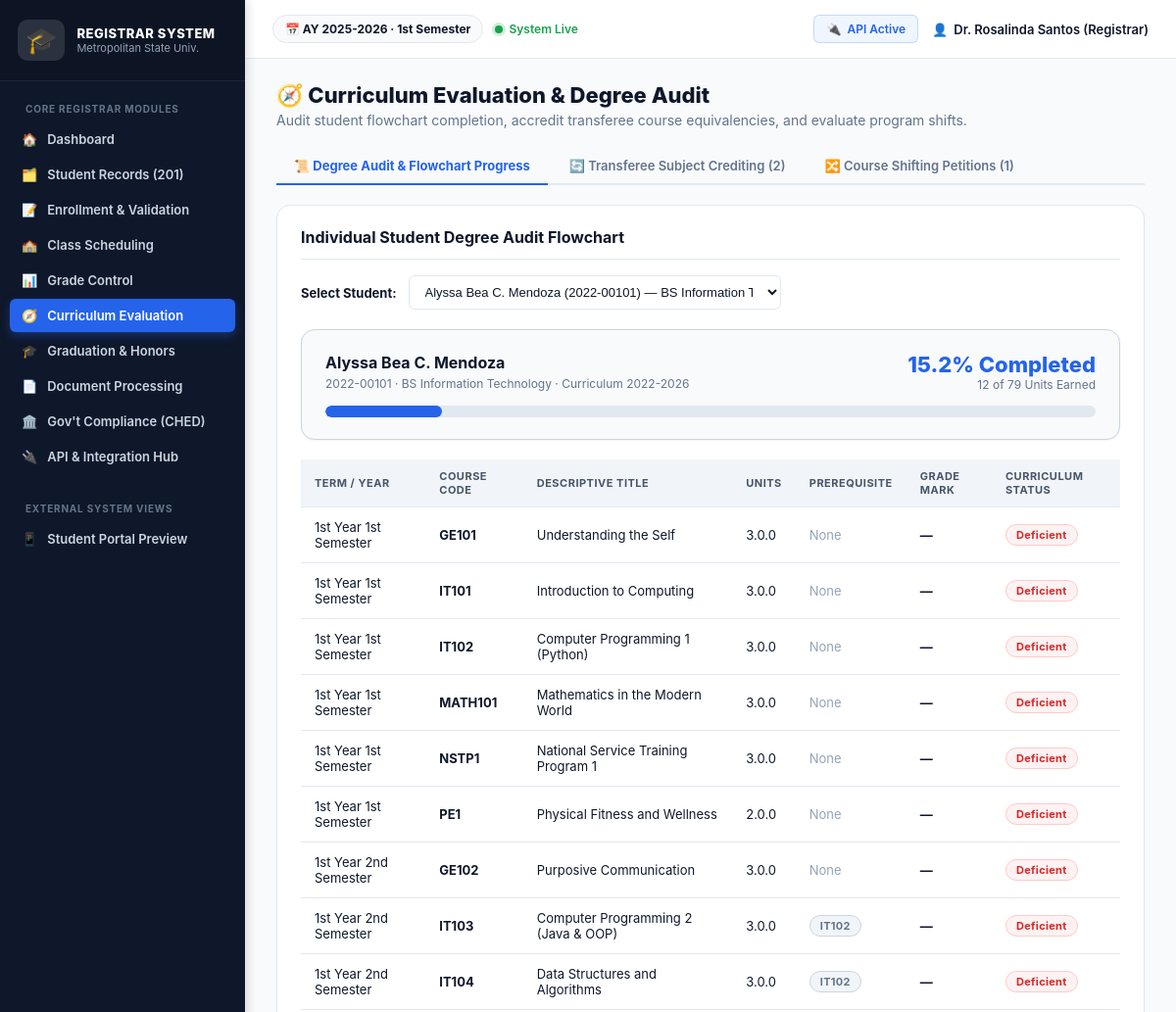
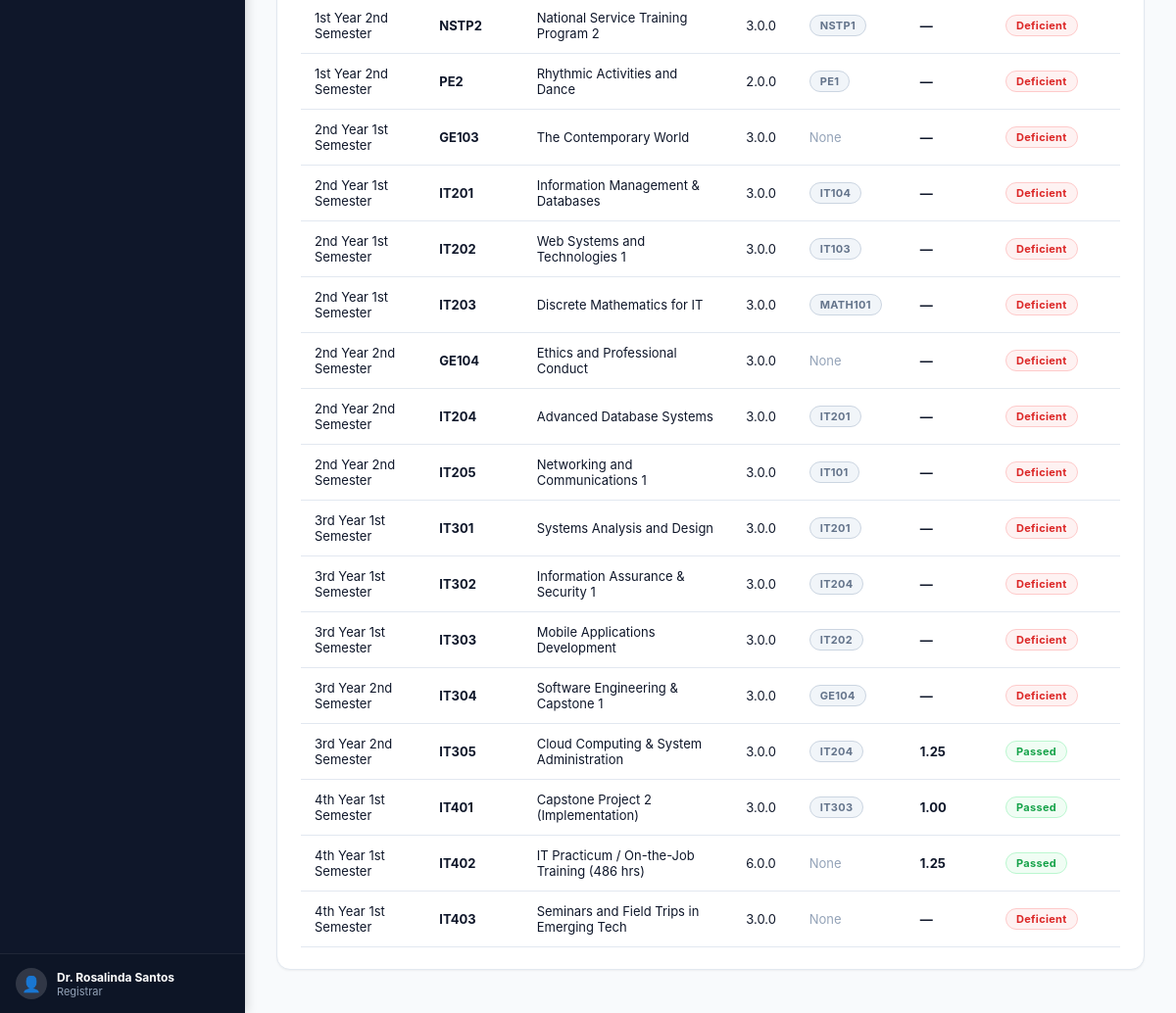
/curriculum_evaluation.php, run on the app's committed database (2 pictures, top to bottom).
### tables this page shows
CREATE TABLE `settings` (
  `key` varchar(50) NOT NULL,
  `value` text NOT NULL,
  `description` varchar(255) DEFAULT NULL,
  PRIMARY KEY (`key`)
);

CREATE TABLE `user` (
  `id` int(11) NOT NULL AUTO_INCREMENT,
  `student_id_number` varchar(30) DEFAULT NULL,
  `name` varchar(150) NOT NULL,
  `email` varchar(150) NOT NULL,
  `password` varchar(255) NOT NULL,
  `role` enum('admin','registrar','student','faculty','guidance') NOT NULL DEFAULT 'student',
  `status` enum('active','inactive') NOT NULL DEFAULT 'active',
  `created_at` datetime NOT NULL DEFAULT current_timestamp(),
  PRIMARY KEY (`id`),
  UNIQUE KEY `email` (`email`),
  UNIQUE KEY `student_id_number` (`student_id_number`)
);

CREATE TABLE `student_profile` (
  `user_id` int(11) NOT NULL,
  `program` varchar(100) NOT NULL DEFAULT 'BS Information Technology',
  `year_level` varchar(50) NOT NULL DEFAULT '1st Year',
  `curriculum_year` varchar(20) NOT NULL DEFAULT '2023-2027',
  `average_grade` decimal(4,2) DEFAULT NULL,
  `academic_status` enum('Good Standing','Probation','Graduating','Graduated','Disqualified') NOT NULL DEFAULT 'Good Standing',
  `enrollment_status` enum('Active','On-Leave','Dropped','Dismissed','Graduated') NOT NULL DEFAULT 'Active',
  `completed_units` int(11) NOT NULL DEFAULT 0,
  `units_remaining` int(11) NOT NULL DEFAULT 144,
  `guidance_clearance_status` enum('Cleared','Pending','Flagged') NOT NULL DEFAULT 'Cleared',
  `guidance_notes` text DEFAULT NULL,
  `contact_number` varchar(30) DEFAULT NULL,
  `address` text DEFAULT NULL,
  `birth_date` date DEFAULT NULL,
  `gender` enum('Male','Female') NOT NULL DEFAULT 'Female',
  PRIMARY KEY (`user_id`),
  CONSTRAINT `student_profile_ibfk_1` FOREIGN KEY (`user_id`) REFERENCES `user` (`id`) ON DELETE CASCADE
);

CREATE TABLE `subjects` (
  `id` int(11) NOT NULL AUTO_INCREMENT,
  `subject_code` varchar(30) NOT NULL,
  `subject_name` varchar(150) NOT NULL,
  `units` decimal(3,1) NOT NULL DEFAULT 3.0,
  `lec_hours` int(11) NOT NULL DEFAULT 3,
  `lab_hours` int(11) NOT NULL DEFAULT 0,
  `prerequisite_subject_id` int(11) DEFAULT NULL,
  `curriculum_program` varchar(100) NOT NULL DEFAULT 'BSIT',
  `year_level` varchar(20) NOT NULL DEFAULT '1st Year',
  `semester` varchar(20) NOT NULL DEFAULT '1st Semester',
  PRIMARY KEY (`id`),
  UNIQUE KEY `subject_code` (`subject_code`),
  KEY `prerequisite_subject_id` (`prerequisite_subject_id`),
  CONSTRAINT `subjects_ibfk_1` FOREIGN KEY (`prerequisite_subject_id`) REFERENCES `subjects` (`id`) ON DELETE SET NULL
);

### curriculum_evaluation.php (the view, shortened to what this page needs)
<?php
require 'config.php';
$tab = $_GET['tab'] ?? 'audit';
$studentsList = $pdo->query("SELECT u.id, u.student_id_number, u.name, sp.program, sp.year_level FROM `user` u JOIN student_profile sp ON sp.user_id = u.id WHERE u.role = 'student' ORDER BY u.name ASC")->fetchAll();
$selectedStudentId = isset($_GET['student_id']) ? (int)$_GET['student_id'] : ($studentsList[0]['id'] ?? 0);
$selectedStudent = null;
$curriculumProgress = [];
$auditStats = ['total' => 0, 'completed' => 0, 'in_progress' => 0, 'deficient' => 0];
if ($selectedStudentId > 0) {
    $stmt = $pdo->prepare("SELECT u.id, u.student_id_number, u.name, u.email, sp.* FROM `user` u JOIN student_profile sp ON sp.user_id = u.id WHERE u.id = ?");
    $stmt->execute([$selectedStudentId]);
    $selectedStudent = $stmt->fetch();
    if ($selectedStudent) {
        $allSubs = $pdo->query("SELECT s.*, p.subject_code as prereq_code FROM subjects s LEFT JOIN subjects p ON p.id = s.prerequisite_subject_id ORDER BY s.year_level ASC, s.semester ASC, s.subject_code ASC")->fetchAll();
        $stmtPassed = $pdo->prepare(
            "SELECT s.id as subject_id, g.grade, g.is_inc, es.status as enrollment_status
             FROM enrolled_subjects es
             JOIN enrollments e ON e.id = es.enrollment_id
             JOIN class_offerings co ON co.id = es.class_offering_id
             JOIN subjects s ON s.id = co.subject_id
             LEFT JOIN grades g ON g.enrolled_subject_id = es.id
             WHERE e.student_id = ?"
        );
        $stmtPassed->execute([$selectedStudentId]);
        $earnedMap = [];
        foreach ($stmtPassed->fetchAll() as $row) {
            $earnedMap[$row['subject_id']] = $row;
        }
        $creditedMap = [];
        foreach ($allSubs as $sub) {
            $subId = $sub['id'];
            $status = 'Deficient';
            $mark = '—';
            $badge = 'badge-missing';
            if (isset($creditedMap[$subId])) {
                $status = 'Credited (Transferee)';
                $mark = $creditedMap[$subId]['prev_grade'];
                $badge = 'badge-approved';
                $auditStats['completed'] += (float)$sub['units'];
            } elseif (isset($earnedMap[$subId])) {
                $e = $earnedMap[$subId];
                if ($e['grade'] !== null && (float)$e['grade'] <= 3.00 && !$e['is_inc']) {
                    $status = 'Passed';
                    $mark = number_format((float)$e['grade'], 2);
                    $badge = 'badge-active';
                    $auditStats['completed'] += (float)$sub['units'];
                } elseif ($e['is_inc']) {
                    $status = 'Incomplete (INC)';
                    $mark = 'INC';
                    $badge = 'badge-inc';
                    $auditStats['in_progress'] += (float)$sub['units'];
                } else {
                    $status = 'Enrolled / In-Progress';
                    $mark = 'Enrolled';
                    $badge = 'badge-open';
                    $auditStats['in_progress'] += (float)$sub['units'];
                }
            } else {
                $auditStats['deficient'] += (float)$sub['units'];
            }
            $auditStats['total'] += (float)$sub['units'];
            $curriculumProgress[] = [
                'code'        => $sub['subject_code'],
                'name'        => $sub['subject_name'],
                'units'       => $sub['units'],
                'prereq'      => $sub['prereq_code'],
                'year_level'  => $sub['year_level'],
                'semester'    => $sub['semester'],
                'status'      => $status,
                'mark'        => $mark,
                'badge'       => $badge
            ];
        }
    }
}
$creditedRecords = $pdo->query(
    "SELECT tcs.*, u.name as student_name, u.student_id_number, s.subject_code as credited_code, s.subject_name as credited_name
     FROM transferee_credited_subjects tcs
     JOIN `user` u ON u.id = tcs.student_id
     JOIN subjects s ON s.id = tcs.credited_to_subject_id
     ORDER BY tcs.evaluated_at DESC"
)->fetchAll();
$shiftingRequests = $pdo->query(
    "SELECT csr.*, u.name as student_name, u.student_id_number, sp.year_level, sp.average_grade
     FROM course_shifting_requests csr
     JOIN `user` u ON u.id = csr.student_id
     JOIN student_profile sp ON sp.user_id = u.id
     ORDER BY csr.requested_at DESC"
)->fetchAll();
?>
<!doctype html>
<html lang="en">
<head>
  <link rel="stylesheet" href="dashboard.css">
</head>
<body class="dashboard-body">
  <?php render_sidebar('curriculum_evaluation.php'); ?>
  <div class="dash-main">
    <?php render_topbar($pdo, 'Curriculum Evaluation'); ?>
    <div class="dash-content">
      <div class="dash-heading-row">
        <div>
          <h1 class="dash-heading">🧭 Curriculum Evaluation &amp; Degree Audit</h1>
          <p class="dash-subheading">Audit student flowchart completion, accredit transferee course equivalencies, and evaluate program shifts.</p>
        </div>
      </div>
      <div class="tab-nav">
        <a href="curriculum_evaluation.php?tab=audit" class="tab-link <?php echo $tab === 'audit' ? 'active' : ''; ?>">
          <span>📜 Degree Audit &amp; Flowchart Progress</span>
        </a>
        <a href="curriculum_evaluation.php?tab=crediting" class="tab-link <?php echo $tab === 'crediting' ? 'active' : ''; ?>">
          <span>🔄 Transferee Subject Crediting (<?php echo count($creditedRecords); ?>)</span>
        </a>
        <a href="curriculum_evaluation.php?tab=shifting" class="tab-link <?php echo $tab === 'shifting' ? 'active' : ''; ?>">
          <span>🔀 Course Shifting Petitions (<?php echo count($shiftingRequests); ?>)</span>
        </a>
      </div>
      <?php if ($tab === 'audit'): ?>
        <div class="dash-panel">
          <div class="dash-panel-header">
            <h2>Individual Student Degree Audit Flowchart</h2>
          </div>
          <form method="get" style="display:flex;gap:12px;align-items:center;margin-bottom:20px;">
            <label style="font-weight:700;font-size:13px;">Select Student:</label>
            <select name="student_id" onchange="this.form.submit()" style="max-width:380px;">
              <?php foreach ($studentsList as $s): ?>
                <option value="<?php echo $s['id']; ?>" <?php echo ($selectedStudentId === $s['id']) ? 'selected' : ''; ?>>
                  <?php echo htmlspecialchars($s['name'] . ' (' . $s['student_id_number'] . ') — ' . $s['program']); ?>
                </option>
              <?php endforeach; ?>
            </select>
          </form>
          <?php if ($selectedStudent):
            $pctComplete = ($auditStats['total'] > 0) ? round(($auditStats['completed'] / $auditStats['total']) * 100, 1) : 0;
          ?>
            <div class="dash-panel" style="background:#f8fafc;border-color:#cbd5e1;margin-bottom:20px;">
              <div style="display:flex;justify-content:space-between;align-items:center;flex-wrap:wrap;gap:12px;">
                <div>
                  <h3 style="margin:0 0 4px;font-size:16px;"><?php echo htmlspecialchars($selectedStudent['name']); ?></h3>
                  <div style="font-size:12px;color:#64748b;">
                    <?php echo htmlspecialchars($selectedStudent['student_id_number']); ?> &middot;
                    <?php echo htmlspecialchars($selectedStudent['program']); ?> &middot;
                    Curriculum <?php echo htmlspecialchars($selectedStudent['curriculum_year']); ?>
                  </div>
                </div>
                <div style="text-align:right;">
                  <div style="font-size:22px;font-weight:800;color:var(--accent);"><?php echo $pctComplete; ?>% Completed</div>
                  <div style="font-size:12px;color:#64748b;"><?php echo $auditStats['completed']; ?> of <?php echo $auditStats['total']; ?> Units Earned</div>
                </div>
              </div>
              <div style="background:#e2e8f0;border-radius:10px;height:12px;margin-top:14px;overflow:hidden;">
                <div style="width:<?php echo $pctComplete; ?>%;background:var(--accent);height:100%;border-radius:10px;"></div>
              </div>
            </div>
            <div class="table-responsive">
              <table class="table-simple">
                <thead>
                  <tr>
                    <th>Term / Year</th>
                    <th>Course Code</th>
                    <th>Descriptive Title</th>
                    <th>Units</th>
                    <th>Prerequisite</th>
                    <th>Grade Mark</th>
                    <th>Curriculum Status</th>
                  </tr>
                </thead>
                <tbody>
                  <?php foreach ($curriculumProgress as $cp): ?>
                  <tr>
                    <td><?php echo htmlspecialchars($cp['year_level'] . ' ' . $cp['semester']); ?></td>
                    <td><strong><?php echo htmlspecialchars($cp['code']); ?></strong></td>
                    <td><?php echo htmlspecialchars($cp['name']); ?></td>
                    <td><?php echo htmlspecialchars($cp['units']); ?>.0</td>
                    <td><?php echo $cp['prereq'] ? "<span class='badge badge-on-leave'>{$cp['prereq']}</span>" : '<span style="color:#94a3b8;">None</span>'; ?></td>
                    <td><strong><?php echo htmlspecialchars($cp['mark']); ?></strong></td>
                    <td><span class="badge <?php echo $cp['badge']; ?>"><?php echo htmlspecialchars($cp['status']); ?></span></td>
                  </tr>
                  <?php endforeach; ?>
                </tbody>
              </table>
            </div>
          <?php endif; ?>
        </div>
      <?php endif; ?>
    </div>
  </div>
</body>
</html>

### config.php (shortened to what this page needs)
<?php
function get_setting(PDO $pdo, string $key, string $default = ''): string
{
    $stmt = $pdo->prepare("SELECT `value` FROM `settings` WHERE `key` = ?");
    $stmt->execute([$key]);
    $val = $stmt->fetchColumn();
    $result = ($val !== false && $val !== null) ? (string)$val : $default;
    return $result;
}
function render_sidebar(string $activePage): void
{
    $navItems = [
        ['file' => 'admin_dashboard.php',        'icon' => '🏠', 'label' => 'Dashboard'],
        ['file' => 'student_records.php',        'icon' => '🗂️', 'label' => 'Student Records (201)'],
        ['file' => 'enrollment_validation.php',  'icon' => '📝', 'label' => 'Enrollment & Validation'],
        ['file' => 'class_scheduling.php',       'icon' => '🏫', 'label' => 'Class Scheduling'],
        ['file' => 'grade_control.php',          'icon' => '📊', 'label' => 'Grade Control'],
        ['file' => 'curriculum_evaluation.php',  'icon' => '🧭', 'label' => 'Curriculum Evaluation'],
        ['file' => 'graduation_audit.php',       'icon' => '🎓', 'label' => 'Graduation & Honors'],
        ['file' => 'document_processing.php',    'icon' => '📄', 'label' => 'Document Processing'],
        ['file' => 'government_compliance.php',  'icon' => '🏛️', 'label' => 'Gov\'t Compliance (CHED)'],
        ['file' => 'integration_hub.php',        'icon' => '🔌', 'label' => 'API & Integration Hub'],
    ];
    $currentUser = $_SESSION['user_name'] ?? 'Registrar';
    $role = $_SESSION['user_role'] ?? 'registrar';
    echo '<aside class="dash-sidebar">';
    echo '  <div class="dash-brand">';
    echo '    <span class="cap-logo">🎓</span>';
    echo '    <div class="brand-text">';
    echo '      <div class="brand-title">REGISTRAR SYSTEM</div>';
    echo '      <div class="brand-sub">Metropolitan State Univ.</div>';
    echo '    </div>';
    echo '  </div>';
    echo '  <nav class="dash-nav">';
    echo '    <div class="nav-section-title">CORE REGISTRAR MODULES</div>';
    foreach ($navItems as $item) {
        $isActive = ($activePage === $item['file']) ? ' active' : '';
        echo '    <a href="' . htmlspecialchars($item['file']) . '" class="' . $isActive . '">';
        echo '      <span class="ic">' . $item['icon'] . '</span> ' . htmlspecialchars($item['label']);
        echo '    </a>';
    }
    echo '    <div class="nav-section-title" style="margin-top:14px;">EXTERNAL SYSTEM VIEWS</div>';
    $studActive = ($activePage === 'student_dashboard.php') ? ' active' : '';
    echo '    <a href="student_dashboard.php" class="' . $studActive . '">';
    echo '      <span class="ic">📱</span> Student Portal Preview';
    echo '    </a>';
    echo '  </nav>';
    echo '  <div class="dash-sidebar-footer">';
    echo '    <div class="user-chip">';
    echo '      <div class="avatar-circle">👤</div>';
    echo '      <div class="user-info">';
    echo '        <div class="user-name">' . htmlspecialchars($currentUser) . '</div>';
    echo '        <div class="user-role">' . htmlspecialchars(ucfirst($role)) . '</div>';
    echo '      </div>';
    echo '    </div>';
    echo '  </div>';
    echo '</aside>';
}
function render_topbar(PDO $pdo, string $title = 'Registrar Portal'): void
{
    $sy = get_setting($pdo, 'current_school_year', '2025-2026');
    $sem = get_setting($pdo, 'current_semester', '1st Semester');
    $userName = $_SESSION['user_name'] ?? 'Registrar';
    $role = $_SESSION['user_role'] ?? 'registrar';
    echo '<header class="dash-topbar">';
    echo '  <div class="topbar-left">';
    echo '    <span class="term-pill">📅 AY ' . htmlspecialchars($sy) . ' &middot; ' . htmlspecialchars($sem) . '</span>';
    echo '    <span class="system-status-indicator"><span class="pulse-dot"></span> System Live</span>';
    echo '  </div>';
    echo '  <div class="dash-right">';
    echo '    <a href="integration_hub.php" class="topbar-btn" title="API Status"><span class="ic">🔌</span> API Active</a>';
    echo '    <span class="user-badge"><span class="avatar-sm">👤</span> ' . htmlspecialchars($userName) . ' (' . htmlspecialchars(ucfirst($role)) . ')</span>';
    echo '  </div>';
    echo '</header>';
}

### data on the page
settings: value "2025-2026"
settings: value "1st Semester"
user: student_id "Alyssa Bea C. Mendoza (2022-00101) — BS Information Technology"
student_profile: user_id.name "Alyssa Bea C. Mendoza", user_id.student_id_number "2022-00101", program "BS Information Technology", curriculum_year "2022-2026"
subjects: year_level+semester "1st Year 1st Semester", subject_code "GE101", subject_name "Understanding the Self", units "3.0", shows "None", mark "—", status "Deficient"
subjects: year_level+semester "1st Year 1st Semester", subject_code "IT101", subject_name "Introduction to Computing", units "3.0", shows "None", mark "—", status "Deficient"
subjects: year_level+semester "1st Year 1st Semester", subject_code "IT102", subject_name "Computer Programming 1 (Python)", units "3.0", shows "None", mark "—", status "Deficient"
subjects: year_level+semester "1st Year 1st Semester", subject_code "MATH101", subject_name "Mathematics in the Modern World", units "3.0", shows "None", mark "—", status "Deficient"
subjects: year_level+semester "1st Year 1st Semester", subject_code "NSTP1", subject_name "National Service Training Program 1", units "3.0", shows "None", mark "—", status "Deficient"
subjects: year_level+semester "1st Year 1st Semester", subject_code "PE1", subject_name "Physical Fitness and Wellness", units "2.0", shows "None", mark "—", status "Deficient"
subjects: year_level+semester "1st Year 2nd Semester", subject_code "GE102", subject_name "Purposive Communication", units "3.0", shows "None", mark "—", status "Deficient"
subjects: year_level+semester "1st Year 2nd Semester", subject_code "IT103", subject_name "Computer Programming 2 (Java & OOP)", units "3.0", prerequisite_subject.subject_code "IT102", mark "—", status "Deficient"
subjects: year_level+semester "1st Year 2nd Semester", subject_code "IT104", subject_name "Data Structures and Algorithms", units "3.0", prerequisite_subject.subject_code "IT102", mark "—", status "Deficient"
subjects: year_level+semester "1st Year 2nd Semester", subject_code "NSTP2", subject_name "National Service Training Program 2", units "3.0", prerequisite_subject.subject_code "NSTP1", mark "—", status "Deficient"
subjects: year_level+semester "1st Year 2nd Semester", subject_code "PE2", subject_name "Rhythmic Activities and Dance", units "2.0", prerequisite_subject.subject_code "PE1", mark "—", status "Deficient"
subjects: year_level+semester "2nd Year 1st Semester", subject_code "GE103", subject_name "The Contemporary World", units "3.0", shows "None", mark "—", status "Deficient"
subjects: year_level+semester "2nd Year 1st Semester", subject_code "IT201", subject_name "Information Management & Databases", units "3.0", prerequisite_subject.subject_code "IT104", mark "—", status "Deficient"
subjects: year_level+semester "2nd Year 1st Semester", subject_code "IT202", subject_name "Web Systems and Technologies 1", units "3.0", prerequisite_subject.subject_code "IT103", mark "—", status "Deficient"
subjects: year_level+semester "2nd Year 1st Semester", subject_code "IT203", subject_name "Discrete Mathematics for IT", units "3.0", prerequisite_subject.subject_code "MATH101", mark "—", status "Deficient"
subjects: year_level+semester "2nd Year 2nd Semester", subject_code "GE104", subject_name "Ethics and Professional Conduct", units "3.0", shows "None", mark "—", status "Deficient"
subjects: year_level+semester "2nd Year 2nd Semester", subject_code "IT204", subject_name "Advanced Database Systems", units "3.0", prerequisite_subject.subject_code "IT201", mark "—", status "Deficient"
subjects: year_level+semester "2nd Year 2nd Semester", subject_code "IT205", subject_name "Networking and Communications 1", units "3.0", prerequisite_subject.subject_code "IT101", mark "—", status "Deficient"
subjects: year_level+semester "3rd Year 1st Semester", subject_code "IT301", subject_name "Systems Analysis and Design", units "3.0", prerequisite_subject.subject_code "IT201", mark "—", status "Deficient"
subjects: year_level+semester "3rd Year 1st Semester", subject_code "IT302", subject_name "Information Assurance & Security 1", units "3.0", prerequisite_subject.subject_code "IT204", mark "—", status "Deficient"
subjects: year_level+semester "3rd Year 1st Semester", subject_code "IT303", subject_name "Mobile Applications Development", units "3.0", prerequisite_subject.subject_code "IT202", mark "—", status "Deficient"
subjects: year_level+semester "3rd Year 2nd Semester", subject_code "IT304", subject_name "Software Engineering & Capstone 1", units "3.0", prerequisite_subject.subject_code "GE104", mark "—", status "Deficient"
subjects: year_level+semester "3rd Year 2nd Semester", subject_code "IT305", subject_name "Cloud Computing & System Administration", units "3.0", prerequisite_subject.subject_code "IT204", mark "1.25", status "Passed"
subjects: year_level+semester "4th Year 1st Semester", subject_code "IT401", subject_name "Capstone Project 2 (Implementation)", units "3.0", prerequisite_subject.subject_code "IT303", mark "1.00", status "Passed"
subjects: year_level+semester "4th Year 1st Semester", subject_code "IT402", subject_name "IT Practicum / On-the-Job Training (486 hrs)", units "6.0", shows "None", mark "1.25", status "Passed"
subjects: year_level+semester "4th Year 1st Semester", subject_code "IT403", subject_name "Seminars and Field Trips in Emerging Tech", units "3.0", shows "None", mark "—", status "Deficient"

### other printed values
$item['icon'] "🏠"
$item['label'] "Dashboard"
$item['icon'] "🗂️"
$item['label'] "Student Records (201)"
$item['icon'] "📝"
$item['label'] "Enrollment & Validation"
$item['icon'] "🏫"
$item['label'] "Class Scheduling"
$item['icon'] "📊"
$item['label'] "Grade Control"
$item['icon'] "🧭"
$item['label'] "Curriculum Evaluation"
$item['icon'] "🎓"
$item['label'] "Graduation & Honors"
$item['icon'] "📄"
